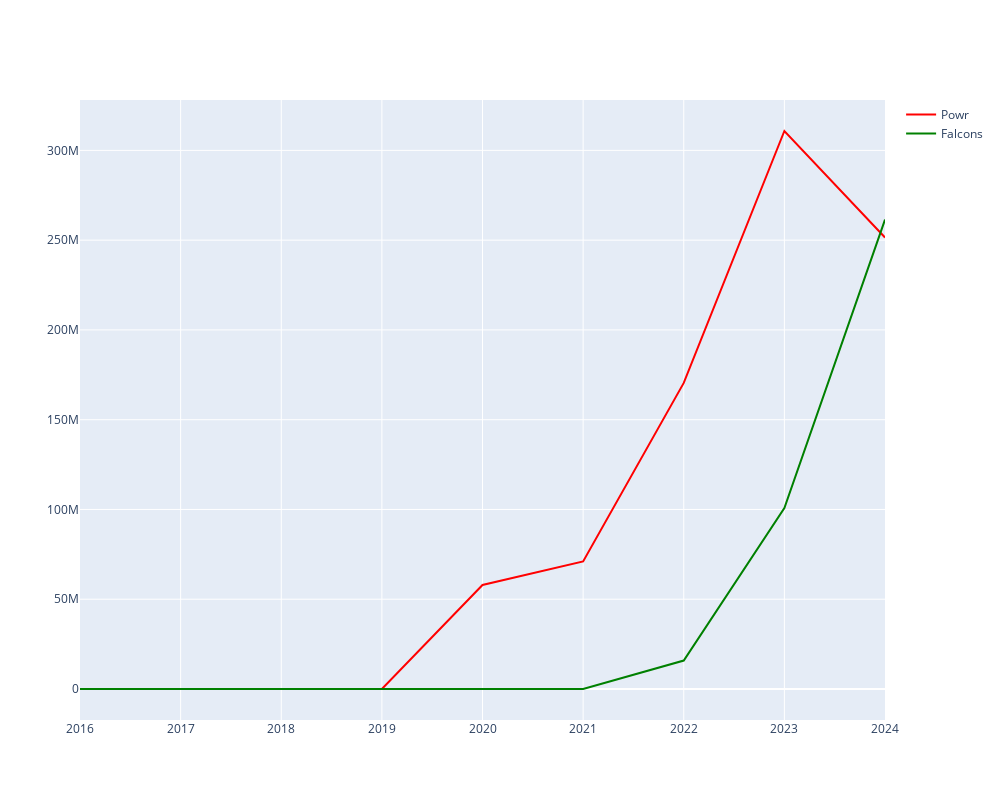

The cell this chart's notebook holds for it:
### Code cell
Powr = df[df['profile_name'] == 'Powr E Sports | باور']
Powr = Powr[['2016_views', '2017_views',
       '2018_views', '2019_views', '2020_views', '2021_views', '2022_views',
       '2023_views', '2024_views']].to_numpy()[0]

Falcons = df[df['profile_name'] == 'Falcons']
Falcons = Falcons[['2016_views', '2017_views',
       '2018_views', '2019_views', '2020_views', '2021_views', '2022_views',
       '2023_views', '2024_views']].to_numpy()[0]


dfx = pd.DataFrame({
    'Year': ['2016', '2017','2018', '2019', '2020', '2021', '2022','2023', '2024'],
    'Powr': Powr,
    'Falcons': Falcons
})

fig = go.Figure()

fig.add_trace(go.Scatter(x=dfx['Year'], y=dfx['Powr'], mode='lines', name='Powr', line=dict(color='red')))
fig.add_trace(go.Scatter(x=dfx['Year'], y=dfx['Falcons'], mode='lines', name='Falcons', line=dict(color='green')))


#fig = px.line(dfx, x='Year', y=['Powr', 'Falcons'], labels={'x': 'X Axis', 'value': 'Y Axis'}, title='Multiline Chart Example')

fig.update_layout(
    width=1000,  # Width of the chart
    height=800,  # Height of the chart
)


fig.show()

### Figure 1 — Plotly figure (JSON) as saved in the notebook; plotly's stock layout.template omitted (floating-point values rounded to 4 significant figures)
{"data": [{"line": {"color": "red"}, "mode": "lines", "name": "Powr", "type": "scatter", "x": ["2016", "2017", "2018", "2019", "2020", "2021", "2022", "2023", "2024"], "y": [0, 0, 0, 0, 57915722, 71075778, 170491395, 310807031, 251510466]}, {"line": {"color": "green"}, "mode": "lines", "name": "Falcons", "type": "scatter", "x": ["2016", "2017", "2018", "2019", "2020", "2021", "2022", "2023", "2024"], "y": [0, 0, 0, 0, 0, 0, 15856583, 100810722, 261454017]}], "layout": {"height": 800, "width": 1000}}
